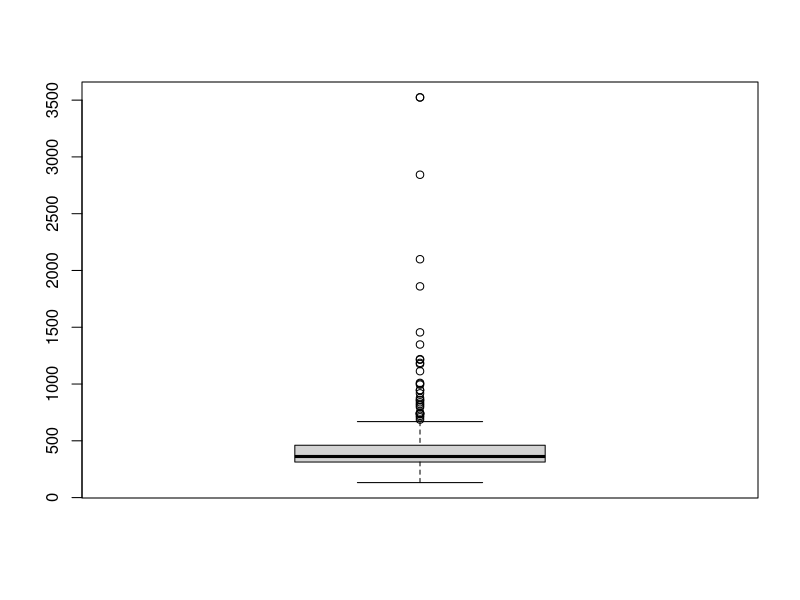
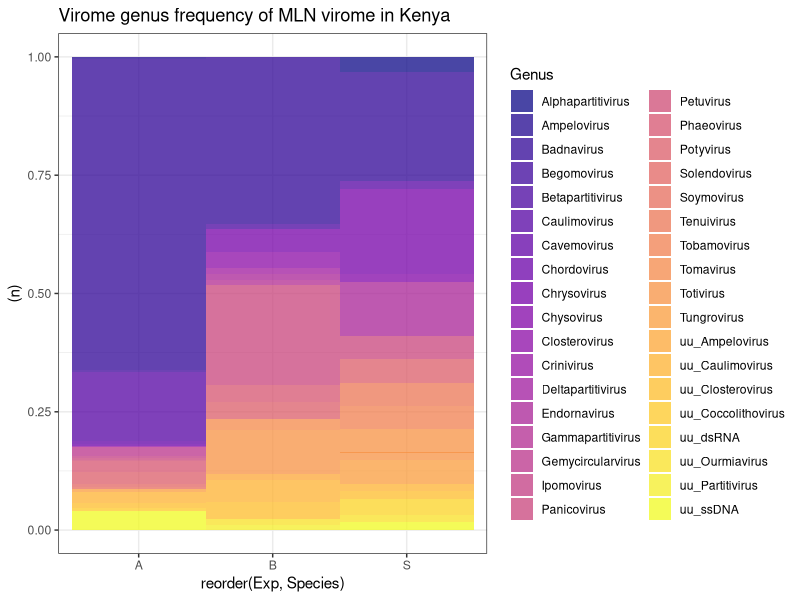

Write R code to recreate these figures, in order.
#'@title: Translatting Viromes
#'@author: R Alcala
#'@description:
#'

#-- Setting working directory
setwd("git_db/TranslattingViromes/")

#-- loading libraries
library("tidyverse")

#-- loading data
bermudagrass_virome <- read.csv("data/Bermudagrass_virome_BlasXall_2016.csv",
                       header = T)
head(bermudagrass_virome)
dim(bermudagrass_virome)

boxplot(bermudagrass_virome$length)

cov=c(NULL)
for (i in 1:nrow(bermudagrass_virome)){
 cov[i] <- c(strsplit(bermudagrass_virome$Query, split = "_")[[i]][6])
}
bermudagrass_virome$Coverage <- as.numeric(cov)
#@ Collecting metadata
viromeb <- bermudagrass_virome %>%
  select("Exp", Species="Description", "Query", "Genus", "Family", "length", "Coverage", "E.Value",
         "Query.coverage", "X..Pairwise.Identity", "Bit.Score", "Sequence") %>%
  group_by(Species, Genus, Family, Exp) %>% 
  summarise(Cov = mean(Coverage), n=n()) # differences mean

viromeb

#---- Generating hist plots
#-- libraries
#library(ggplot2)
library(tidytext)
library(viridis)


ggplot(viromeb, aes(x=reorder(Exp, Species), y=(n), fill=Genus)) +
  geom_bar(position="fill", stat="identity", width = 1, alpha = 0.75)+
  ggtitle("Virome genus frequency of MLN virome in Kenya") +
  facet_grid(scales = "free", space = "free") +
  scale_fill_viridis(discrete = T, option = "C") +
  scale_x_reordered() +
  theme_bw()
